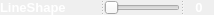
     <widget class="QSplitter" name="splitter_3">
      <property name="orientation">
       <enum>Qt::Horizontal</enum>
      </property>
      <widget class="QLabel" name="label_3">
       <property name="minimumSize">
        <size>
         <width>100</width>
         <height>0</height>
        </size>
       </property>
       <property name="maximumSize">
        <size>
         <width>100</width>
         <height>16777215</height>
        </size>
       </property>
       <property name="palette">
        <palette>
         <active>
          <colorrole role="WindowText">
           <brush brushstyle="SolidPattern">
            <color alpha="255">
             <red>255</red>
             <green>255</green>
             <blue>255</blue>
            </color>
           </brush>
          </colorrole>
          <colorrole role="Button">
           <brush brushstyle="SolidPattern">
            <color alpha="255">
             <red>0</red>
             <green>0</green>
             <blue>0</blue>
            </color>
           </brush>
          </colorrole>
          <colorrole role="Base">
           <brush brushstyle="SolidPattern">
            <color alpha="255">
             <red>0</red>
             <green>0</green>
             <blue>0</blue>
            </color>
           </brush>
          </colorrole>
          <colorrole role="Window">
           <brush brushstyle="SolidPattern">
            <color alpha="255">
             <red>0</red>
             <green>0</green>
             <blue>0</blue>
            </color>
           </brush>
          </colorrole>
         </active>
         <inactive>
          <colorrole role="WindowText">
           <brush brushstyle="SolidPattern">
            <color alpha="255">
             <red>255</red>
             <green>255</green>
             <blue>255</blue>
            </color>
           </brush>
          </colorrole>
          <colorrole role="Button">
           <brush brushstyle="SolidPattern">
            <color alpha="255">
             <red>0</red>
             <green>0</green>
             <blue>0</blue>
            </color>
           </brush>
          </colorrole>
          <colorrole role="Base">
           <brush brushstyle="SolidPattern">
            <color alpha="255">
             <red>0</red>
             <green>0</green>
             <blue>0</blue>
            </color>
           </brush>
          </colorrole>
          <colorrole role="Window">
           <brush brushstyle="SolidPattern">
            <color alpha="255">
             <red>0</red>
             <green>0</green>
             <blue>0</blue>
            </color>
           </brush>
          </colorrole>
         </inactive>
         <disabled>
          <colorrole role="WindowText">
           <brush brushstyle="SolidPattern">
            <color alpha="255">
             <red>120</red>
             <green>120</green>
             <blue>120</blue>
            </color>
           </brush>
          </colorrole>
          <colorrole role="Button">
           <brush brushstyle="SolidPattern">
            <color alpha="255">
             <red>0</red>
             <green>0</green>
             <blue>0</blue>
            </color>
           </brush>
          </colorrole>
          <colorrole role="Base">
           <brush brushstyle="SolidPattern">
            <color alpha="255">
             <red>0</red>
             <green>0</green>
             <blue>0</blue>
            </color>
           </brush>
          </colorrole>
          <colorrole role="Window">
           <brush brushstyle="SolidPattern">
            <color alpha="255">
             <red>0</red>
             <green>0</green>
             <blue>0</blue>
            </color>
           </brush>
          </colorrole>
         </disabled>
        </palette>
       </property>
       <property name="font">
        <font>
         <family>Arial</family>
         <pointsize>10</pointsize>
         <weight>75</weight>
         <bold>true</bold>
        </font>
       </property>
       <property name="text">
        <string>LineShape</string>
       </property>
      </widget>
      <widget class="QSlider" name="hsLineShape">
       <property name="cursor">
        <cursorShape>OpenHandCursor</cursorShape>
       </property>
       <property name="maximum">
        <number>100</number>
       </property>
       <property name="orientation">
        <enum>Qt::Horizontal</enum>
       </property>
      </widget>
      <widget class="QLabel" name="lblLineShape">
       <property name="minimumSize">
        <size>
         <width>30</width>
         <height>0</height>
        </size>
       </property>
       <property name="maximumSize">
        <size>
         <width>30</width>
         <height>16777215</height>
        </size>
       </property>
       <property name="palette">
        <palette>
         <active>
          <colorrole role="WindowText">
           <brush brushstyle="SolidPattern">
            <color alpha="255">
             <red>255</red>
             <green>255</green>
             <blue>255</blue>
            </color>
           </brush>
          </colorrole>
          <colorrole role="Button">
           <brush brushstyle="SolidPattern">
            <color alpha="255">
             <red>0</red>
             <green>0</green>
             <blue>0</blue>
            </color>
           </brush>
          </colorrole>
          <colorrole role="Base">
           <brush brushstyle="SolidPattern">
            <color alpha="255">
             <red>0</red>
             <green>0</green>
             <blue>0</blue>
            </color>
           </brush>
          </colorrole>
          <colorrole role="Window">
           <brush brushstyle="SolidPattern">
            <color alpha="255">
             <red>0</red>
             <green>0</green>
             <blue>0</blue>
            </color>
           </brush>
          </colorrole>
         </active>
         <inactive>
          <colorrole role="WindowText">
           <brush brushstyle="SolidPattern">
            <color alpha="255">
             <red>255</red>
             <green>255</green>
             <blue>255</blue>
            </color>
           </brush>
          </colorrole>
          <colorrole role="Button">
           <brush brushstyle="SolidPattern">
            <color alpha="255">
             <red>0</red>
             <green>0</green>
             <blue>0</blue>
            </color>
           </brush>
          </colorrole>
          <colorrole role="Base">
           <brush brushstyle="SolidPattern">
            <color alpha="255">
             <red>0</red>
             <green>0</green>
             <blue>0</blue>
            </color>
           </brush>
          </colorrole>
          <colorrole role="Window">
           <brush brushstyle="SolidPattern">
            <color alpha="255">
             <red>0</red>
             <green>0</green>
             <blue>0</blue>
            </color>
           </brush>
          </colorrole>
         </inactive>
         <disabled>
          <colorrole role="WindowText">
           <brush brushstyle="SolidPattern">
            <color alpha="255">
             <red>120</red>
             <green>120</green>
             <blue>120</blue>
            </color>
           </brush>
          </colorrole>
          <colorrole role="Button">
           <brush brushstyle="SolidPattern">
            <color alpha="255">
             <red>0</red>
             <green>0</green>
             <blue>0</blue>
            </color>
           </brush>
          </colorrole>
          <colorrole role="Base">
           <brush brushstyle="SolidPattern">
            <color alpha="255">
             <red>0</red>
             <green>0</green>
             <blue>0</blue>
            </color>
           </brush>
          </colorrole>
          <colorrole role="Window">
           <brush brushstyle="SolidPattern">
            <color alpha="255">
             <red>0</red>
             <green>0</green>
             <blue>0</blue>
            </color>
           </brush>
          </colorrole>
         </disabled>
        </palette>
       </property>
       <property name="font">
        <font>
         <family>Arial</family>
         <pointsize>10</pointsize>
         <weight>75</weight>
         <bold>true</bold>
        </font>
       </property>
       <property name="text">
        <string>0</string>
       </property>
       <property name="alignment">
        <set>Qt::AlignCenter</set>
       </property>
      </widget>
     </widget>
